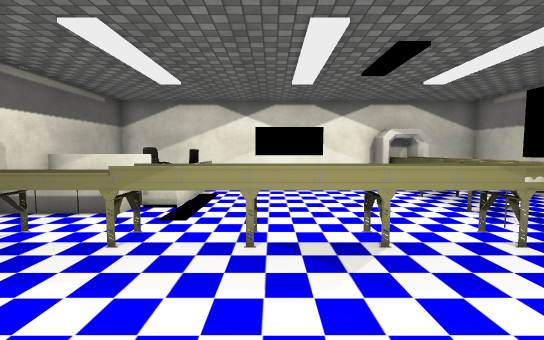
view 1 (above)

13 first-person views from a walk through a Unity game level. The camera is 1.4 m above the floor, tilts 4° down and sees 90° across. The floor is counted in squares, 1 m on a side. Each view is taken from the middle of a square. On the plan, view 1 faces up. The plan holds only what a view shows up to about 13 squares ahead; the rest is blank. The player character is not drawn. Some surface patterns are stand-ins.

view 2
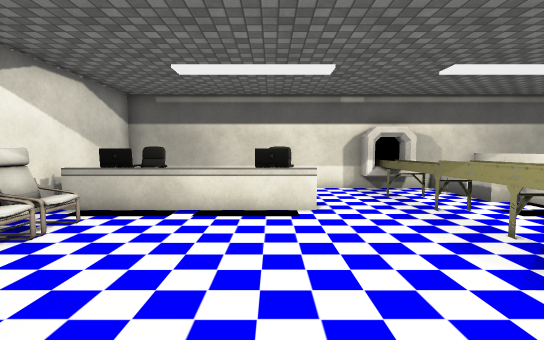

view 3
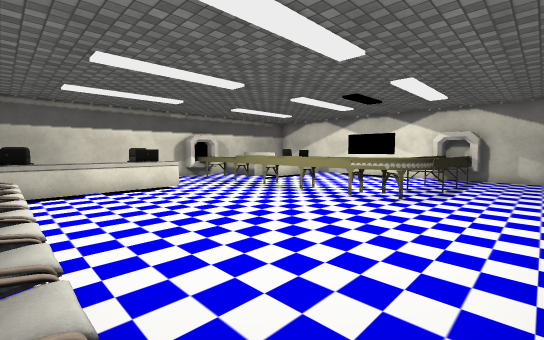

view 4
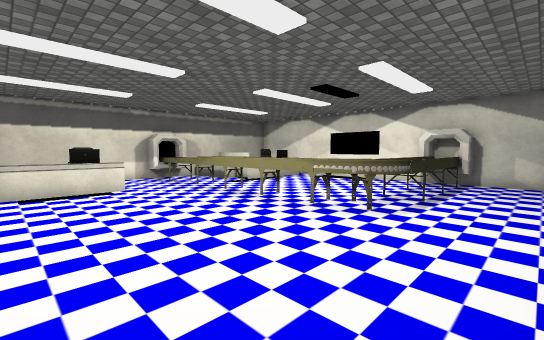

view 5
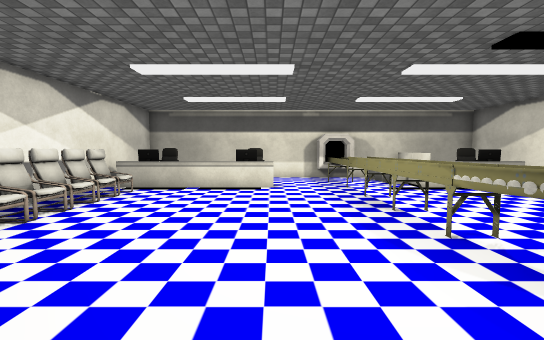

view 6
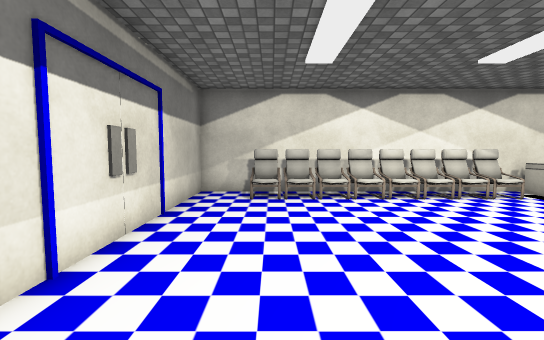

view 7
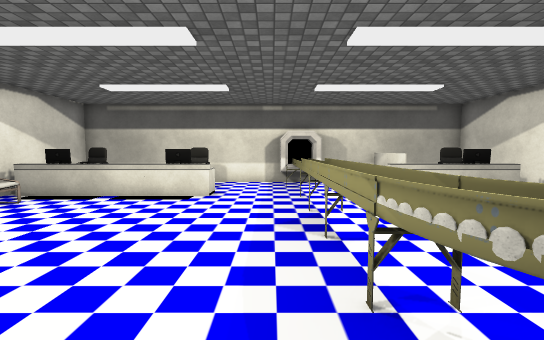

view 8
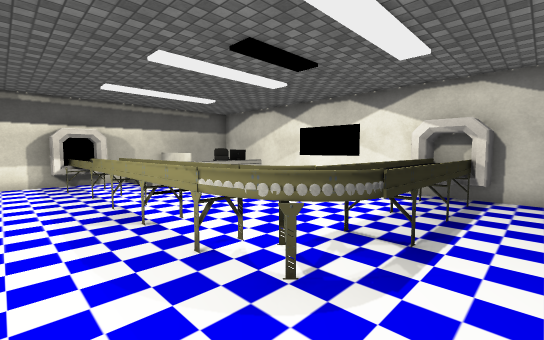

view 9
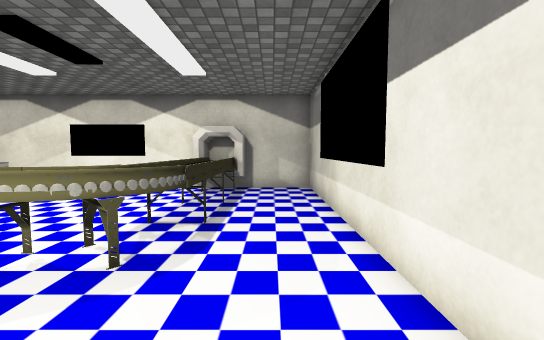

view 10
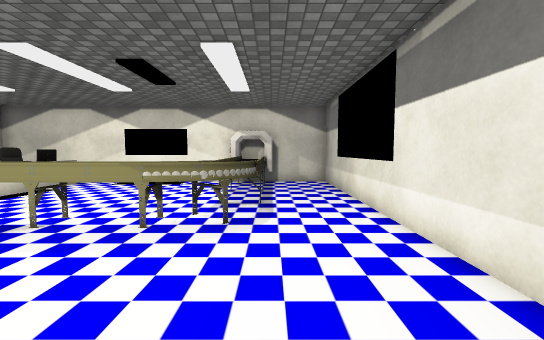

view 11
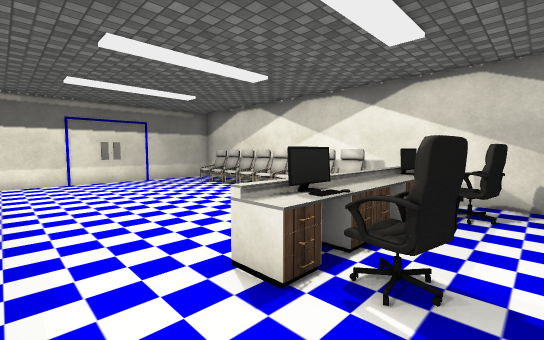

view 12
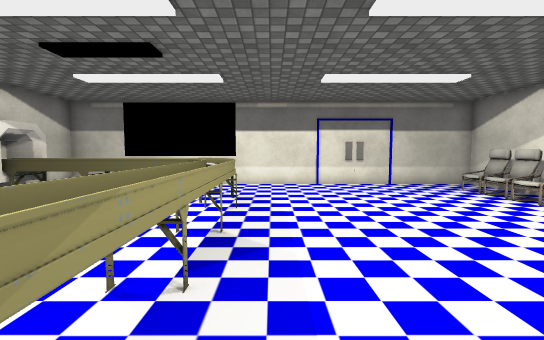

view 13
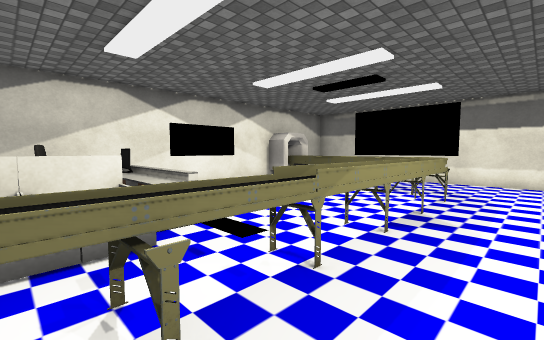

### Floor plan
Points are (right, up) in squares from view 1. A wall is a line through its corners. A room is listed if a view was taken in it or the views show most of it. See-through windows are left out.
Room 1 (views 1, 2, 3, 4, 5, 6, 7, 8, 9, 10, 11, 12, 13)
walls: (8.5, -0.9) (8.5, 11.5) (6, 11.5) (6, 10.4) (5.7, 10.4) (5.7, 11.5) (4.5, 11.5); (-6.3, 5.5) (-6.3, -5.4) (-1.4, -5.4); (4.3, 11.5) (-6.3, 11.5) (-6.3, 7.4); (6.6, -5.4) (8.5, -5.4) (8.5, -2.4)
objects: other object (-6, 6) to (-5, 6); other object (-6, 7) to (-5, 8); other object (-5, 4) to (-3, 5); chair (-4, -4) to (-4, -3); chair (-4, 0) to (-4, 1); other object (-4, 4); other object (-4, 6); other object (-4, 7) to (-4, 8); chair (-4, 9) to (-4, 10); desk (-3, -5) to (-2, -3); desk (-3, -2) to (-2, -2); desk (-3, -1) to (-2, 1); other object (-3, 0); other object (-3, 6); desk (-3, 7) to (-2, 8); desk (-3, 9) to (-2, 11); other object (-2, 4); other object (-2, 4) to (3, 5); armchair (-1, -5) to (0, -4); armchair (0, -5) to (1, -4); other object (0, 4); armchair (1, -5) to (2, -4); armchair (2, -5) to (3, -4); other object (2, 4); armchair (3, -5) to (4, -4); armchair (4, -5) to (5, -4); other object (4, 4); other object (4, 5) to (5, 5); armchair (5, -5) to (6, -4); other object (5, 4); other object (5, 6) to (6, 6); other object (5, 7) to (6, 7); other object (5, 8) to (6, 8); other object (5, 9) to (6, 9); other object (5, 10) to (6, 10); other object (5, 11); armchair (6, -5) to (7, -4); other object (9, -2); other object (9, 0)

Positions as (right, up) in squares from view 1, and headings:
1: (0, 0), facing up
2: (4, 0), facing left
3: (8, -4), facing up-left
4: (8, -2), facing up-left
5: (8, 1), facing left
6: (6, 4), facing down
7: (6, 3), facing left
8: (7, 2), facing up-left
9: (7, 1), facing up
10: (6, -1), facing up
11: (-5, 3), facing down-right
12: (-3, 3), facing right
13: (-5, 2), facing up-right
